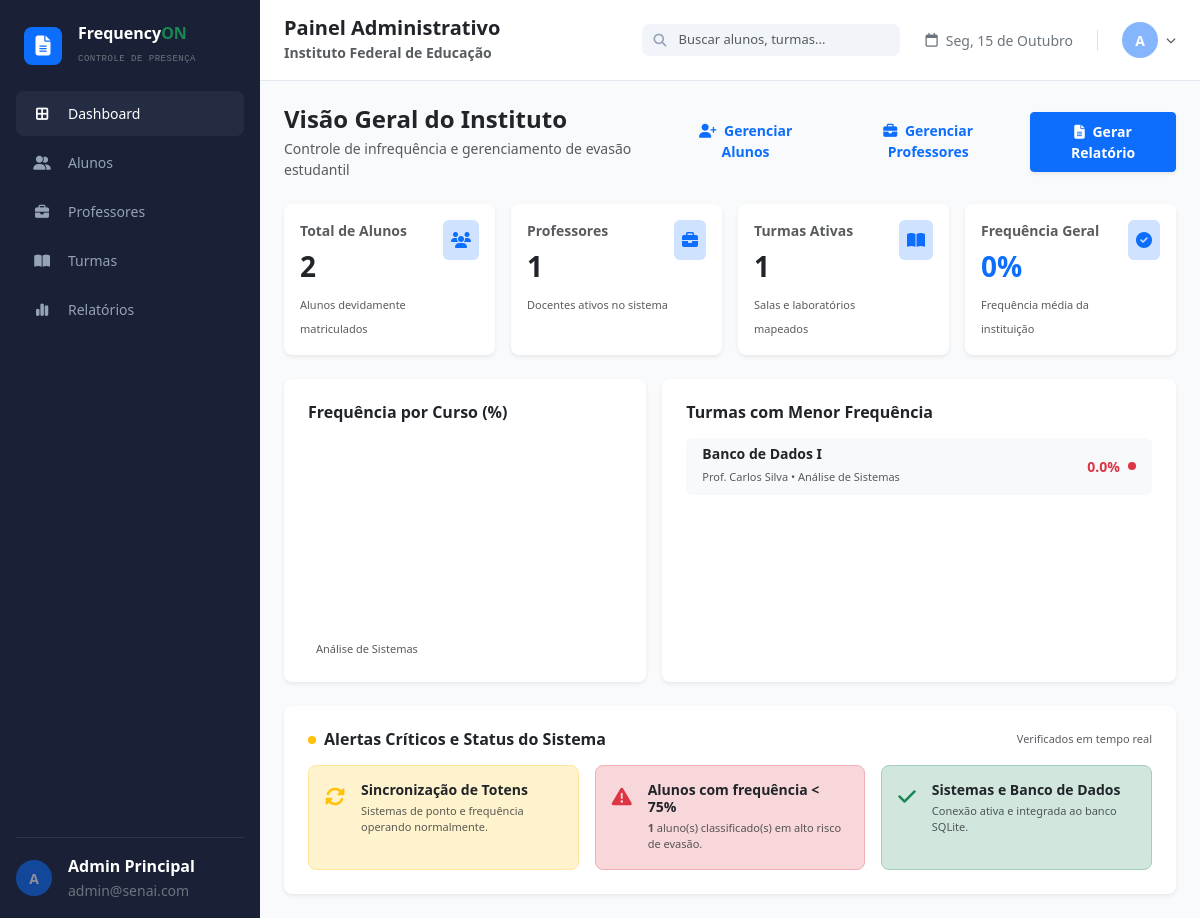
Page /admin/dashboard (signed in) on the earlier database version.
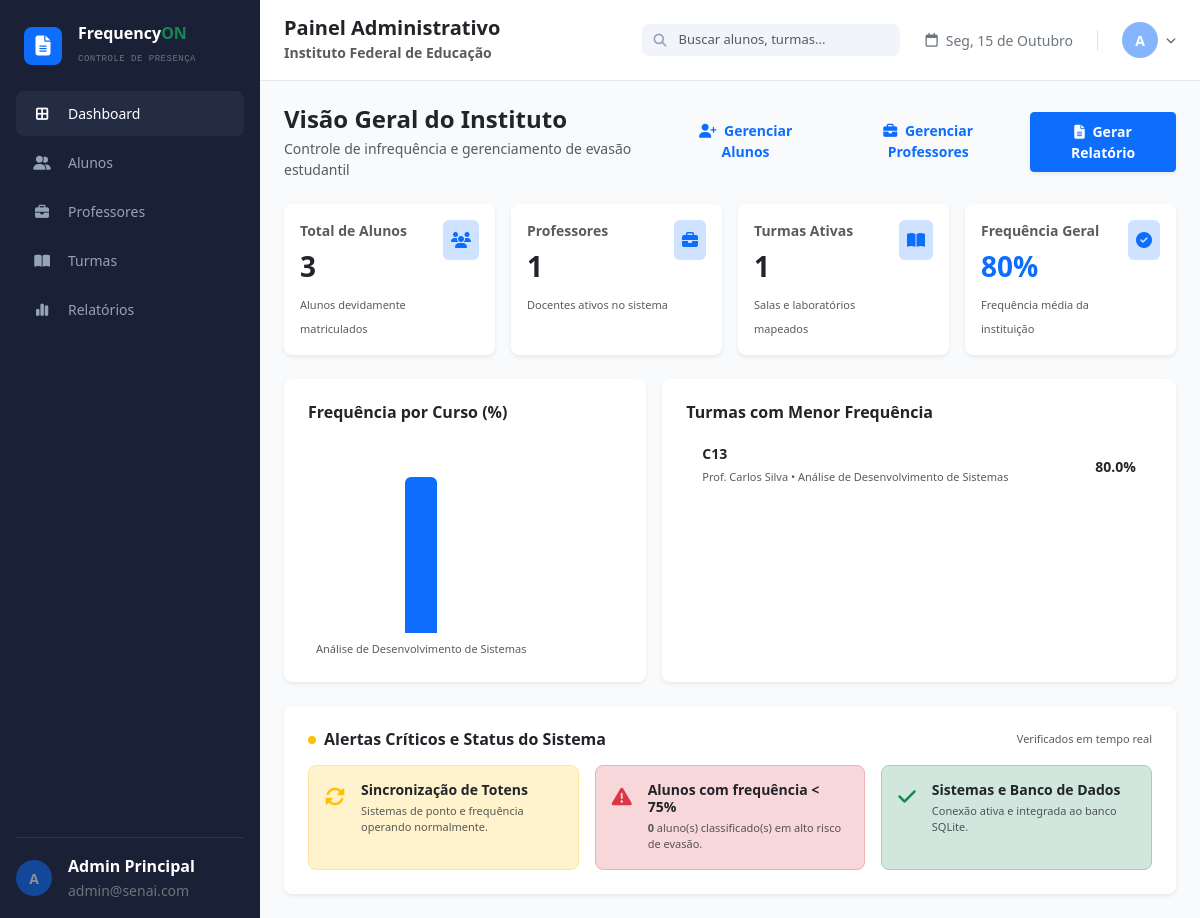
Same page on the later database version.
### database.py (models this page shows, shortened)
class Turma(db.Model):
    __tablename__ = "turmas"
    id = db.Column(db.Integer, primary_key=True)
    nome = db.Column(db.String(120), nullable=False)
    curso = db.Column(db.String(120), nullable=False)
    professor_id = db.Column(db.Integer, db.ForeignKey("professores.id"))
    professor = db.relationship("Professor", back_populates="turmas")
    alunos = db.relationship("Aluno", back_populates="turma")
    @property
    def frequencia_media(self):
        v = [a.frequencia for a in self.alunos]
        return round(sum(v) / len(v), 1) if v else 0

class UsuarioMixin:
    def set_senha(self, senha):
        self.senha_hash = generate_password_hash(senha)
    def check_senha(self, senha):
        return check_password_hash(self.senha_hash, senha)

class Professor(UsuarioMixin, db.Model):
    __tablename__ = "professores"
    id = db.Column(db.Integer, primary_key=True)
    nome = db.Column(db.String(120), nullable=False)
    email = db.Column(db.String(120), unique=True, nullable=False)
    senha_hash = db.Column(db.String(255), nullable=False)
    departamento = db.Column(db.String(120))
    foto = db.Column(db.String(255))
    turmas = db.relationship("Turma", back_populates="professor")

### app.py (the view)
@admin.route("/")
@admin.route("/dashboard")
@requer("admin")
def dashboard():
    turmas, alunos = Turma.query.all(), Aluno.query.all()
    por_curso = {}
    for t in turmas:
        por_curso.setdefault(t.curso, []).append(t.frequencia_media)
    freqs = [a.frequencia for a in alunos]
    return render_template(
        "admin/dashboard.html",
        total_alunos=len(alunos), total_professores=Professor.query.count(),
        total_turmas=len(turmas),
        frequencia_geral=round(sum(freqs) / len(freqs)) if freqs else 0,
        frequencia_por_curso=[(c, sum(v) / len(v)) for c, v in por_curso.items()],
        turmas_criticas=sorted(turmas, key=lambda t: t.frequencia_media)[:5],
        alunos_em_risco=sum(1 for x in alunos if x.presencas and x.frequencia < 75))

### app.py (called while the page is built)
def usuario_atual():
    tipo, uid = session.get("tipo"), session.get("uid")
    modelo = {"admin": Admin, "professor": Professor, "aluno": Aluno}.get(tipo)
    return db.session.get(modelo, uid) if modelo and uid else None

def requer(tipo):
    def deco(f):
        @wraps(f)
        def wrapper(*a, **kw):
            if session.get("tipo") != tipo or not usuario_atual():
                return redirect(url_for("login_admin" if tipo == "admin" else "login_professor"))
            return f(*a, **kw)
        return wrapper
    return deco

### database.py (called while the page is built)
    @property
    def frequencia(self):
        dias = db.session.query(func.count(func.distinct(Presenca.data))).scalar()
        if not dias:
            return 0
        ok = (db.session.query(func.count(Presenca.id))
              .filter(Presenca.aluno_id == self.id, Presenca.status.in_(("presente", "atraso")))
              .scalar())
        return min(100, round(ok * 100 / (dias * AULAS_POR_DIA)))

### templates/admin/dashboard.html (shortened to what the changed rows need)
{% extends 'admin/base.html' %}
{% block content %}
<div class="d-flex align-items-center justify-content-between mb-4">
    <div>
        <h1 class="h4 fw-bold text-dark mb-1">Visão Geral do Instituto</h1>
    </div>
</div>
<div class="row g-3 mb-4">
    <div class="col-md-3">
        <div class="card border-0 shadow-sm rounded-3 h-100">
            <div class="card-body p-3 d-flex justify-content-between align-items-start">
                <div>
                    <span class="text-muted fw-semibold small d-block">Total de Alunos</span>
                    <span class="fs-3 fw-bold text-dark my-1 d-block">{{ total_alunos }}</span>
                    <small class="text-muted" style="font-size: 11px;">Alunos devidamente matriculados</small>
                </div>
            </div>
        </div>
    </div>
    <div class="col-md-3">
        <div class="card border-0 shadow-sm rounded-3 h-100">
            <div class="card-body p-3 d-flex justify-content-between align-items-start">
                <div>
                    <span class="text-muted fw-semibold small d-block">Frequência Geral</span>
                    <span class="fs-3 fw-bold text-primary my-1 d-block">{{ frequencia_geral }}%</span>
                    <small class="text-muted" style="font-size: 11px;">Frequência média da instituição</small>
                </div>
            </div>
        </div>
    </div>
</div>
<div class="row g-3 mb-4">
    <div class="col-md-5">
        <div class="card border-0 shadow-sm rounded-3 h-100">
            <div class="card-body p-4 d-flex flex-column justify-content-between">
                <div class="d-flex align-items-end justify-content-between px-2 pt-4" style="height: 220px;">
                    {% for curso, media in frequencia_por_curso %}
                    <div class="d-flex flex-column align-items-center h-100 justify-content-end gap-2">
                        <div class="{% if media < 75 %}bg-danger{% else %}bg-primary{% endif %} rounded-top" style="width: 32px; height: calc({{ media|round|int }} * 1%);"></div>
                        <span class="text-muted fw-medium" style="font-size: 11px;">{{ curso }}</span>
                    </div>
                    {% else %}
                    <p class="text-muted small">Nenhum dado cadastrado.</p>
                    {% endfor %}
                </div>
            </div>
        </div>
    </div>
    <div class="col-md-7">
        <div class="card border-0 shadow-sm rounded-3 h-100">
            <div class="card-body p-4">
                <div class="d-flex flex-column gap-2">
                    {% for turma in turmas_criticas %}
                    <div class="d-flex align-items-center justify-content-between p-2 px-3 rounded-2 {% if turma.frequencia_media < 75 %}bg-light{% endif %}">
                        <div>
                            <h6 class="fw-bold text-dark mb-0 small">{{ turma.nome }}</h6>
                            <small class="text-muted" style="font-size: 11px;">
                                Prof. {{ turma.professor.nome if turma.professor else 'Sem prof.' }} • {{ turma.curso }}
                            </small>
                        </div>
                        <div class="d-flex align-items-center gap-2 fw-bold {% if turma.frequencia_media < 75 %}text-danger{% else %}text-dark{% endif %} small">
                            <span>{{ turma.frequencia_media }}%</span>
                            {% if turma.frequencia_media < 75 %}
                            <span class="bg-danger rounded-circle" style="width: 8px; height: 8px;"></span>
                            {% endif %}
                        </div>
                    </div>
                    {% else %}
                    <p class="text-muted small">Nenhuma turma cadastrada.</p>
                    {% endfor %}
                </div>
            </div>
        </div>
    </div>
</div>
<div class="card border-0 shadow-sm rounded-3">
    <div class="card-body p-4">
        <div class="row g-3">
            <div class="col-md-4">
                <a href="{{ url_for('admin.risco_evasao') }}" class="text-decoration-none">
                    <div class="p-3 rounded-3 bg-danger-subtle border border-danger-subtle d-flex align-items-start gap-3 h-100">
                        <div>
                            <p class="text-muted mb-0" style="font-size: 11px;">
                                <strong>{{ alunos_em_risco }}</strong> aluno(s) classificado(s) em alto risco de evasão.
                            </p>
                        </div>
                    </div>
                </a>
            </div>
        </div>
    </div>
</div>
{% endblock %}

Differences in the rows shown:
changed Turma "Carlos Silva": curso "Análise de Sistemas" → "Análise de Desenvolvimento de Sistemas"; nome "Banco de Dados I" → "C13"; frequencia_media "0.0" → "80.0"
Other differences:
{{ total_alunos }}: "2" → "3"
{{ frequencia_geral }}: "0" → "80"
{{ alunos_em_risco }}: "1" → "0"
